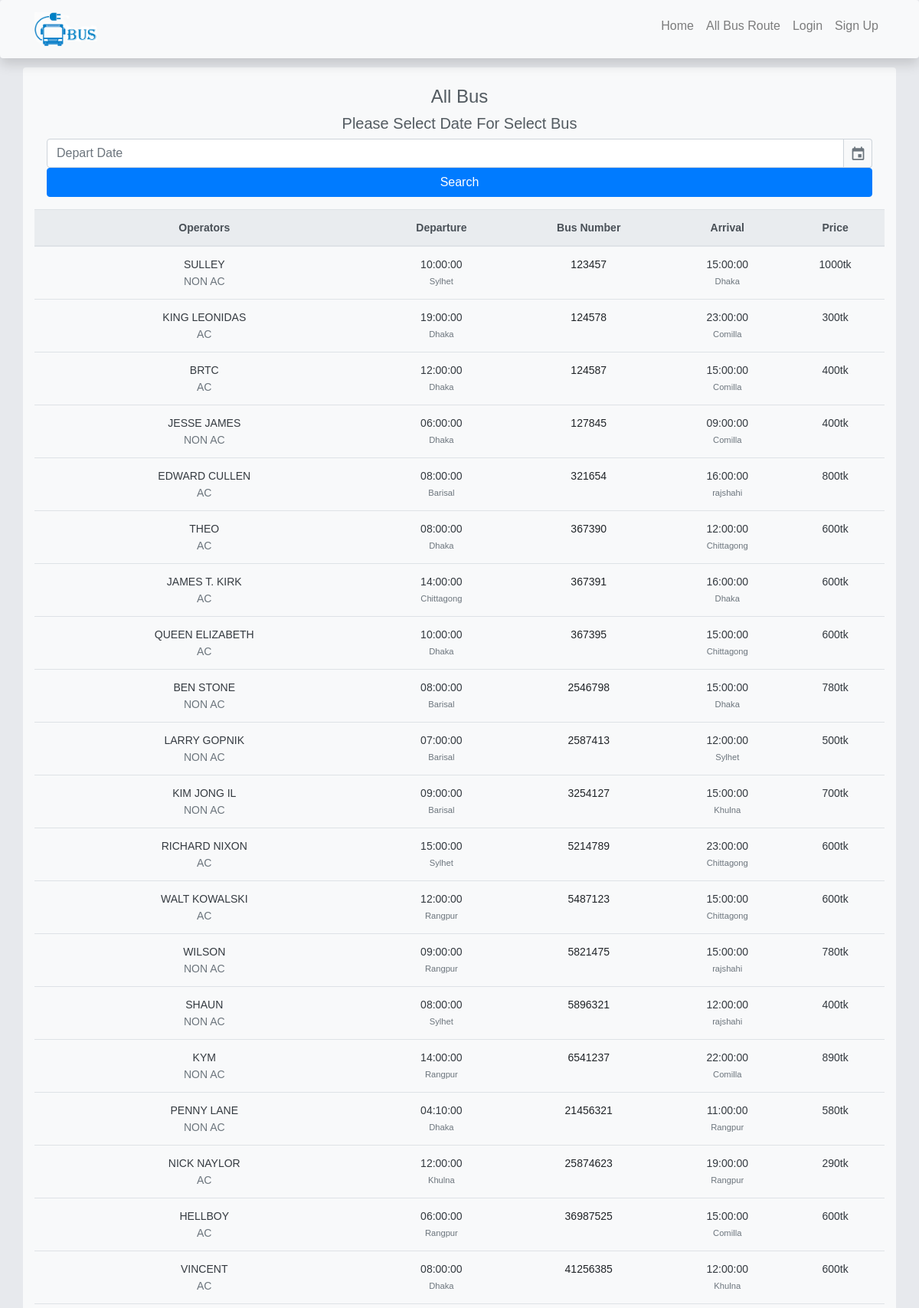
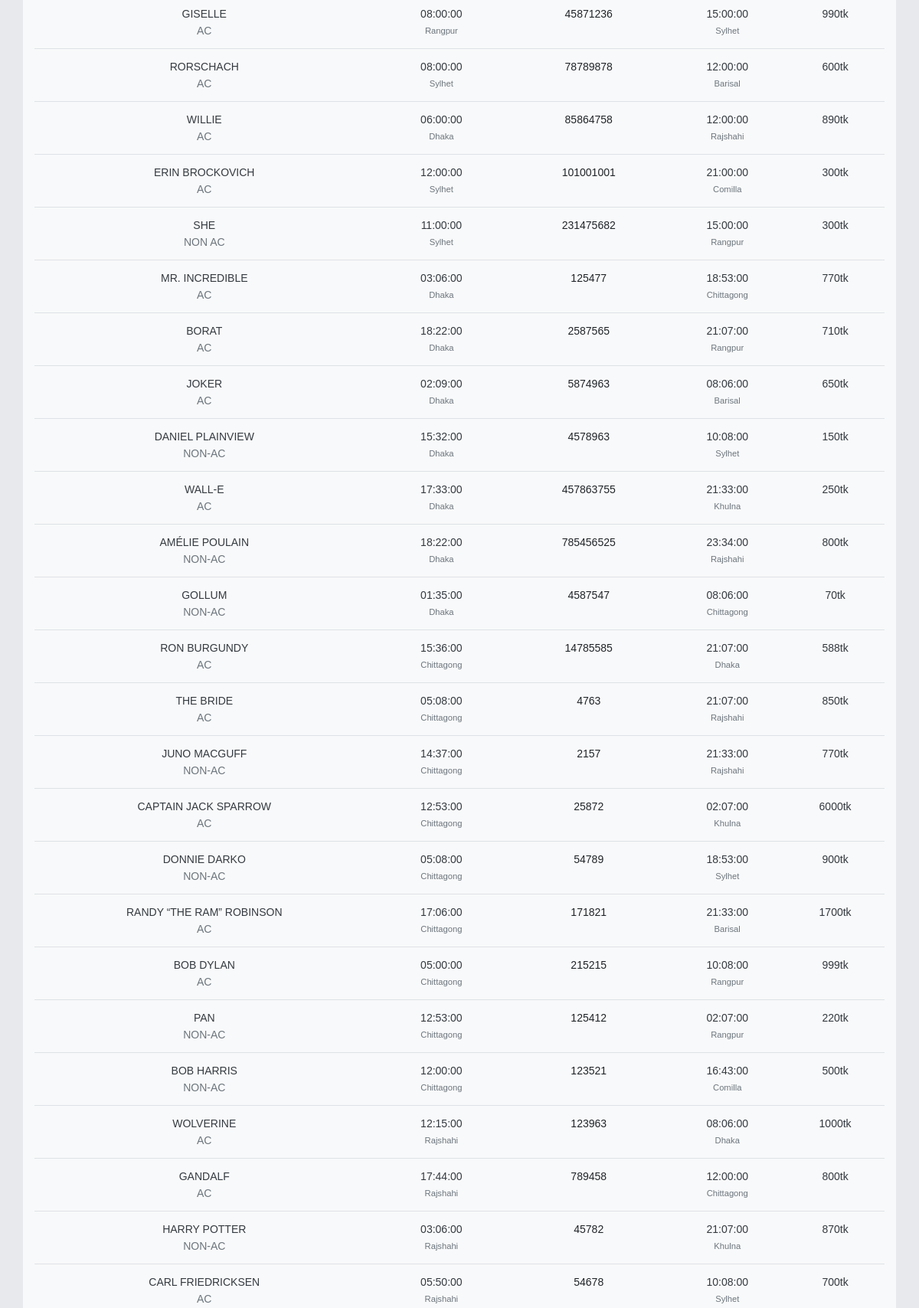
/buslist.php (upper part), run on the app's committed database (2 pictures, top to bottom).
### tables this page shows
CREATE TABLE `_all_bus` (
  `id` int(11) NOT NULL,
  `name` varchar(50) NOT NULL,
  `type` varchar(20) NOT NULL,
  `d_time` time NOT NULL,
  `d_place` varchar(20) NOT NULL,
  `a_time` time NOT NULL,
  `a_place` varchar(20) NOT NULL,
  `price` int(11) NOT NULL,
  `Sat` tinyint(1) NOT NULL,
  `Sun` tinyint(1) NOT NULL,
  `Mon` tinyint(1) NOT NULL,
  `Tue` tinyint(1) NOT NULL,
  `Wed` tinyint(1) NOT NULL,
  `Thu` tinyint(1) NOT NULL,
  `Fri` tinyint(1) NOT NULL,
  `number` int(20) NOT NULL
);

### buslist.php (the view, shortened to what this page needs)
<?php
include 'include/header.php';
if(isset($_POST['submit-search']) && $_POST['from'] !='From' && $_POST['to'] !='To' ) {
    $from = $_POST['from'];
    $to = $_POST['to'];
    $date = $_POST['date'];
    $nameOfDay = date('D', strtotime($date));
    $_search_bus = "SELECT * FROM _all_bus WHERE d_place = '$from' AND a_place = '$to' AND $nameOfDay=1";
    $a_data = mysqli_query($conn, $_search_bus);
?>
<br>
<div class="container bg-light shadow-md rounded py-4">
    <div class="mx-3 mb-3 text-center">
        <h4 class=""><?php echo $from; ?><small class="mx-2">to</small><?php echo $to; ?><small class="mx-2"><?php echo $date; ?></small> </h4>
    </div>
    <table class="table text-xl-center">
            <tr class="thead-light shadow-none bg-light ">
                <th class="">Operators</th>
                <th>Departure</th>
                <th>Bus Number</th>
                <th>Arrival</th>
                <th>Price</th>
            </tr>
        <tbody>
        <?php
        while($row = mysqli_fetch_assoc($a_data)) {
            ?>
            <tr>
                <td><span class="text-dark"><?php echo $row['name']; ?></span> <span class="text-muted d-block"><?php echo $row['type']; ?></span>
                </td>
                <td><span class=" text-dark"><?php echo $row['d_time']; ?></span> <small class="text-muted d-block"><?php echo $row['d_place']; ?></small></td>
                <td><span class="d-flex justify-content-center"><?php echo $row['number']; ?></span></td>
                <td><span class="text-dark"><?php echo $row['a_time']; ?></span> <small class="text-muted d-block"><?php echo $row['a_place']; ?></small></td>
                <td>
                    <span class="d-inline-block d-sm-block text-dark mb-sm-1"><?php echo $row['price']; ?>tk</span>
                    <a href="booking.php?id=<?php echo $row['id']; ?>&date=<?php echo $date; ?>" class="btn btn-sm btn-outline-primary shadow-none"><span
                                class="d-block d-sm-none d-lg-block">Select Seats</span></a>
                </td>
            </tr>
            <?php
        }
        ?>
    </table>
</div>
<?php
include 'include/footer.php';
}
else {
    ?>
    <?php
    $_search_bus = "SELECT * FROM _all_bus";
    $a_data = mysqli_query($conn, $_search_bus);
    ?>
    <br>
    <div class="container bg-light shadow-md rounded py-4">
        <div class="mx-3 mb-3 text-center">
            <h4 class="">All Bus</h4>
            <h5>Please Select Date For Select Bus</h5>
            <form action="<?php $_SERVER['PHP_SELF'] ?>" method="post">
                <input name="date" id="datepicker" type="text" class="form-control" required="" placeholder="Depart Date">
                <button class="btn btn-primary btn-block" name="submit-search">Search</button>
            </form>
        </div>
        <table class="table text-xl-center">
            <tr class="thead-light shadow-none bg-light ">
                <th class="">Operators</th>
                <th>Departure</th>
                <th>Bus Number</th>
                <th>Arrival</th>
                <th>Price</th>
            </tr>
            <tbody>
            <?php
            while ($row = mysqli_fetch_assoc($a_data)) {
                ?>
                <tr>
                    <td><span class="text-dark"><?php echo $row['name']; ?></span> <span
                                class="text-muted d-block"><?php echo $row['type']; ?></span>
                    </td>
                    <td><span class=" text-dark"><?php echo $row['d_time']; ?></span> <small
                                class="text-muted d-block"><?php echo $row['d_place']; ?></small></td>
                    <td><span class="d-flex justify-content-center"><?php echo $row['number']; ?></span></td>
                    <td><span class="text-dark"><?php echo $row['a_time']; ?></span> <small
                                class="text-muted d-block"><?php echo $row['a_place']; ?></small></td>
                    <td>
                        <span class="d-inline-block d-sm-block text-dark mb-sm-1"><?php echo $row['price']; ?>tk</span>
                    </td>
                </tr>
                <?php
            }
            ?>
        </table>
    </div>
    <?php
    include 'include/footer.php';
}
 ?>

### data on the page
_all_bus: name "SULLEY", type "NON AC", d_time "10:00:00", d_place "Sylhet", number "123457", a_time "15:00:00", a_place "Dhaka", price "1000"
_all_bus: name "KING LEONIDAS", type "AC", d_time "19:00:00", d_place "Dhaka", number "124578", a_time "23:00:00", a_place "Comilla", price "300"
_all_bus: name "BRTC", type "AC", d_time "12:00:00", d_place "Dhaka", number "124587", a_time "15:00:00", a_place "Comilla", price "400"
_all_bus: name "JESSE JAMES", type "NON AC", d_time "06:00:00", d_place "Dhaka", number "127845", a_time "09:00:00", a_place "Comilla", price "400"
_all_bus: name "EDWARD CULLEN", type "AC", d_time "08:00:00", d_place "Barisal", number "321654", a_time "16:00:00", a_place "rajshahi", price "800"
_all_bus: name "THEO", type "AC", d_time "08:00:00", d_place "Dhaka", number "367390", a_time "12:00:00", a_place "Chittagong", price "600"
_all_bus: name "JAMES T. KIRK", type "AC", d_time "14:00:00", d_place "Chittagong", number "367391", a_time "16:00:00", a_place "Dhaka", price "600"
_all_bus: name "QUEEN ELIZABETH", type "AC", d_time "10:00:00", d_place "Dhaka", number "367395", a_time "15:00:00", a_place "Chittagong", price "600"
_all_bus: name "BEN STONE", type "NON AC", d_time "08:00:00", d_place "Barisal", number "2546798", a_time "15:00:00", a_place "Dhaka", price "780"
_all_bus: name "LARRY GOPNIK", type "NON AC", d_time "07:00:00", d_place "Barisal", number "2587413", a_time "12:00:00", a_place "Sylhet", price "500"
_all_bus: name "KIM JONG IL", type "NON AC", d_time "09:00:00", d_place "Barisal", number "3254127", a_time "15:00:00", a_place "Khulna", price "700"
_all_bus: name "RICHARD NIXON", type "AC", d_time "15:00:00", d_place "Sylhet", number "5214789", a_time "23:00:00", a_place "Chittagong", price "600"
_all_bus: name "WALT KOWALSKI", type "AC", d_time "12:00:00", d_place "Rangpur", number "5487123", a_time "15:00:00", a_place "Chittagong", price "600"
_all_bus: name "WILSON", type "NON AC", d_time "09:00:00", d_place "Rangpur", number "5821475", a_time "15:00:00", a_place "rajshahi", price "780"
_all_bus: name "SHAUN", type "NON AC", d_time "08:00:00", d_place "Sylhet", number "5896321", a_time "12:00:00", a_place "rajshahi", price "400"
_all_bus: name "KYM", type "NON AC", d_time "14:00:00", d_place "Rangpur", number "6541237", a_time "22:00:00", a_place "Comilla", price "890"
_all_bus: name "PENNY LANE", type "NON AC", d_time "04:10:00", d_place "Dhaka", number "21456321", a_time "11:00:00", a_place "Rangpur", price "580"
_all_bus: name "NICK NAYLOR", type "AC", d_time "12:00:00", d_place "Khulna", number "25874623", a_time "19:00:00", a_place "Rangpur", price "290"
_all_bus: name "HELLBOY", type "AC", d_time "06:00:00", d_place "Rangpur", number "36987525", a_time "15:00:00", a_place "Comilla", price "600"
_all_bus: name "VINCENT", type "AC", d_time "08:00:00", d_place "Dhaka", number "41256385", a_time "12:00:00", a_place "Khulna", price "600"
_all_bus: name "GISELLE", type "AC", d_time "08:00:00", d_place "Rangpur", number "45871236", a_time "15:00:00", a_place "Sylhet", price "990"
_all_bus: name "RORSCHACH", type "AC", d_time "08:00:00", d_place "Sylhet", number "78789878", a_time "12:00:00", a_place "Barisal", price "600"
_all_bus: name "WILLIE", type "AC", d_time "06:00:00", d_place "Dhaka", number "85864758", a_time "12:00:00", a_place "Rajshahi", price "890"
_all_bus: name "ERIN BROCKOVICH", type "AC", d_time "12:00:00", d_place "Sylhet", number "101001001", a_time "21:00:00", a_place "Comilla", price "300"
_all_bus: name "SHE", type "NON AC", d_time "11:00:00", d_place "Sylhet", number "231475682", a_time "15:00:00", a_place "Rangpur", price "300"
_all_bus: name "MR. INCREDIBLE", type "AC", d_time "03:06:00", d_place "Dhaka", number "125477", a_time "18:53:00", a_place "Chittagong", price "770"
_all_bus: name "BORAT", type "AC", d_time "18:22:00", d_place "Dhaka", number "2587565", a_time "21:07:00", a_place "Rangpur", price "710"
_all_bus: name "JOKER", type "AC", d_time "02:09:00", d_place "Dhaka", number "5874963", a_time "08:06:00", a_place "Barisal", price "650"
_all_bus: name "DANIEL PLAINVIEW", type "NON-AC", d_time "15:32:00", d_place "Dhaka", number "4578963", a_time "10:08:00", a_place "Sylhet", price "150"
_all_bus: name "WALL-E", type "AC", d_time "17:33:00", d_place "Dhaka", number "457863755", a_time "21:33:00", a_place "Khulna", price "250"
_all_bus: name "AMÉLIE POULAIN", type "NON-AC", d_time "18:22:00", d_place "Dhaka", number "785456525", a_time "23:34:00", a_place "Rajshahi", price "800"
_all_bus: name "GOLLUM", type "NON-AC", d_time "01:35:00", d_place "Dhaka", number "4587547", a_time "08:06:00", a_place "Chittagong", price "70"
_all_bus: name "RON BURGUNDY", type "AC", d_time "15:36:00", d_place "Chittagong", number "14785585", a_time "21:07:00", a_place "Dhaka", price "588"
_all_bus: name "THE BRIDE", type "AC", d_time "05:08:00", d_place "Chittagong", number "4763", a_time "21:07:00", a_place "Rajshahi", price "850"
_all_bus: name "JUNO MACGUFF", type "NON-AC", d_time "14:37:00", d_place "Chittagong", number "2157", a_time "21:33:00", a_place "Rajshahi", price "770"
_all_bus: name "CAPTAIN JACK SPARROW", type "AC", d_time "12:53:00", d_place "Chittagong", number "25872", a_time "02:07:00", a_place "Khulna", price "6000"
_all_bus: name "DONNIE DARKO", type "NON-AC", d_time "05:08:00", d_place "Chittagong", number "54789", a_time "18:53:00", a_place "Sylhet", price "900"
_all_bus: name "RANDY “THE RAM” ROBINSON", type "AC", d_time "17:06:00", d_place "Chittagong", number "171821", a_time "21:33:00", a_place "Barisal", price "1700"
_all_bus: name "BOB DYLAN", type "AC", d_time "05:00:00", d_place "Chittagong", number "215215", a_time "10:08:00", a_place "Rangpur", price "999"
_all_bus: name "PAN", type "NON-AC", d_time "12:53:00", d_place "Chittagong", number "125412", a_time "02:07:00", a_place "Rangpur", price "220"
_all_bus: name "BOB HARRIS", type "NON-AC", d_time "12:00:00", d_place "Chittagong", number "123521", a_time "16:43:00", a_place "Comilla", price "500"
_all_bus: name "WOLVERINE", type "AC", d_time "12:15:00", d_place "Rajshahi", number "123963", a_time "08:06:00", a_place "Dhaka", price "1000"
_all_bus: name "GANDALF", type "AC", d_time "17:44:00", d_place "Rajshahi", number "789458", a_time "12:00:00", a_place "Chittagong", price "800"
_all_bus: name "HARRY POTTER", type "NON-AC", d_time "03:06:00", d_place "Rajshahi", number "45782", a_time "21:07:00", a_place "Khulna", price "870"
_all_bus: name "CARL FRIEDRICKSEN", type "AC", d_time "05:50:00", d_place "Rajshahi", number "54678", a_time "10:08:00", a_place "Sylhet", price "700"
